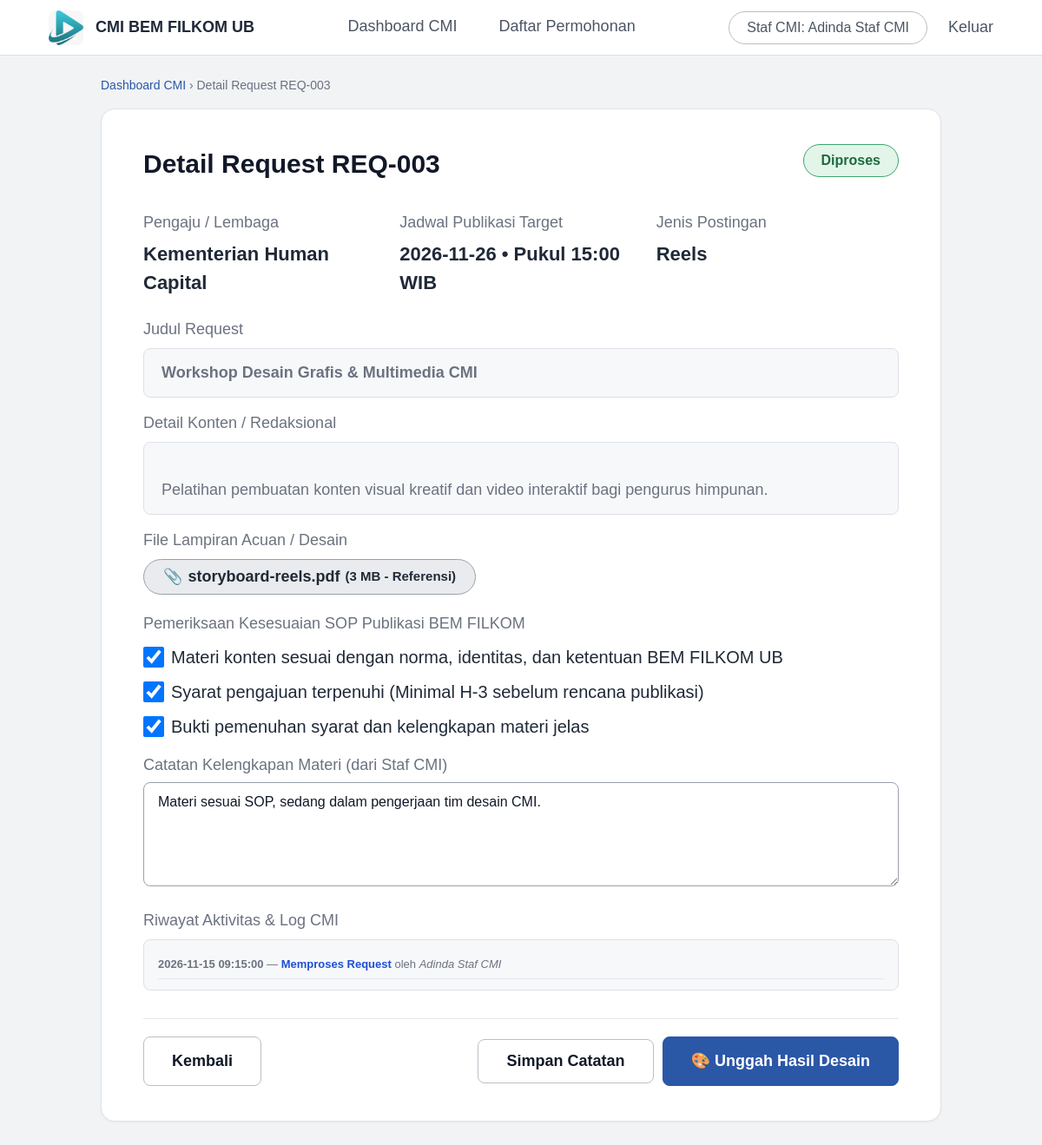
Page /views/admin/detail-review.php?id=REQ-003 on the committed database.
### tables this page shows
CREATE TABLE `PENGAJUAN` (
    `idPengajuan` VARCHAR(30) NOT NULL,
    `idPengaju` VARCHAR(20) NOT NULL,
    `kementerianId` VARCHAR(20) NULL,
    `judulRequest` VARCHAR(200) NOT NULL,
    `tanggalPengajuan` DATE NOT NULL,
    `tanggal_publikasi` DATE NULL,
    `jam_publikasi` VARCHAR(10) NULL DEFAULT '09:00',
    `jenis_konten` VARCHAR(50) DEFAULT 'Feeds',
    `targetTanggal` DATE NULL,
    `targetJam` VARCHAR(10) NULL DEFAULT '09:00',
    `jenisMedia` VARCHAR(50) DEFAULT 'Feeds',
    `detailKonten` TEXT NOT NULL,
    `statusPengajuan` VARCHAR(40) NOT NULL DEFAULT 'Dalam Antrian',
    `status_pengajuan` VARCHAR(40) NOT NULL DEFAULT 'Dalam Antrian',
    `catatanKelengkapan` TEXT NULL,
    `alasanPenolakan` TEXT NULL,
    `sisaWaktuVerifikasi` INT NOT NULL DEFAULT 3600,
    PRIMARY KEY (`idPengajuan`),
    CONSTRAINT `fk_pengajuan_pengaju` FOREIGN KEY (`idPengaju`) REFERENCES `PENGAJU_INTERNAL` (`idPengaju`) ON DELETE CASCADE,
    CONSTRAINT `fk_pengajuan_kementerian` FOREIGN KEY (`kementerianId`) REFERENCES `KEMENTERIAN` (`kementerianId`) ON DELETE SET NULL
);

CREATE TABLE `KEMENTERIAN` (
    `kementerianId` VARCHAR(20) NOT NULL,
    `asalKementerian` VARCHAR(100) NOT NULL,
    PRIMARY KEY (`kementerianId`)
);

CREATE TABLE `BERKAS_LAMPIRAN` (
    `idBerkas` VARCHAR(30) NOT NULL,
    `idPengajuan` VARCHAR(30) NOT NULL,
    `namaBerkas` VARCHAR(150) NOT NULL,
    `formatBerkas` VARCHAR(10) NOT NULL,
    `ukuranBerkas` DOUBLE NOT NULL,
    `kategoriBerkas` VARCHAR(50) NOT NULL DEFAULT 'Referensi',
    `pathPenyimpanan` VARCHAR(255) NOT NULL,
    PRIMARY KEY (`idBerkas`),
    CONSTRAINT `fk_berkas_pengajuan` FOREIGN KEY (`idPengajuan`) REFERENCES `PENGAJUAN` (`idPengajuan`) ON DELETE CASCADE
);

CREATE TABLE `RIWAYAT_LOG` (
    `idLog` VARCHAR(30) NOT NULL,
    `idPengajuan` VARCHAR(30) NOT NULL,
    `idCMI` VARCHAR(20) NOT NULL,
    `aksi` VARCHAR(100) NOT NULL,
    `waktu` DATETIME NOT NULL,
    PRIMARY KEY (`idLog`),
    CONSTRAINT `fk_log_pengajuan` FOREIGN KEY (`idPengajuan`) REFERENCES `PENGAJUAN` (`idPengajuan`) ON DELETE CASCADE,
    CONSTRAINT `fk_log_cmi` FOREIGN KEY (`idCMI`) REFERENCES `CMI` (`idCMI`) ON DELETE CASCADE
);

CREATE TABLE `CMI` (
    `idCMI` VARCHAR(20) NOT NULL,
    `namaAdmin` VARCHAR(100) NOT NULL,
    `accountAdmin` VARCHAR(100) NOT NULL UNIQUE,
    PRIMARY KEY (`idCMI`)
);

### views/admin/detail-review.php (the view, shortened to what this page needs)
<?php
require_once __DIR__ . '/../../config/koneksi.php';
$idPengajuan = $_GET['id'] ?? 'REQ-001';
$pengajuan = null;
$berkasList = [];
$riwayatLogList = [];
if ($koneksi) {
    $idSafe = mysqli_real_escape_string($koneksi, $idPengajuan);
    $q = mysqli_query($koneksi, "
        SELECT p.*, k.asalKementerian, pi.nama AS namaPengaju, pi.email AS emailPengaju, pi.nim
        FROM PENGAJUAN p
        LEFT JOIN KEMENTERIAN k ON p.kementerianId = k.kementerianId
        LEFT JOIN PENGAJU_INTERNAL pi ON p.idPengaju = pi.idPengaju
        WHERE p.idPengajuan = '$idSafe'
    ");
    if ($q && mysqli_num_rows($q) > 0) {
        $pengajuan = mysqli_fetch_assoc($q);
    }
    if ($pengajuan) {
        $qBerkas = mysqli_query($koneksi, "SELECT * FROM BERKAS_LAMPIRAN WHERE idPengajuan = '$idSafe'");
        if ($qBerkas) {
            while ($b = mysqli_fetch_assoc($qBerkas)) {
                $berkasList[] = $b;
            }
        }
        $qLog = mysqli_query($koneksi, "
            SELECT rl.*, c.namaAdmin
            FROM RIWAYAT_LOG rl
            LEFT JOIN CMI c ON rl.idCMI = c.idCMI
            WHERE rl.idPengajuan = '$idSafe'
            ORDER BY rl.waktu DESC
        ");
        if ($qLog) {
            while ($l = mysqli_fetch_assoc($qLog)) {
                $riwayatLogList[] = $l;
            }
        }
    }
}
$status = $pengajuan['statusPengajuan'];
$badgeClass = 's-waiting';
if ($status === 'Ditinjau')
    $badgeClass = 's-ditinjau';
elseif ($status === 'Diproses')
    $badgeClass = 's-diproses';
elseif ($status === 'Fix' || $status === 'Selesai')
    $badgeClass = 's-diproses';
elseif ($status === 'Ditolak')
    $badgeClass = 's-ditolak';
elseif (stripos($status, 'verifikasi') !== false)
    $badgeClass = 'badge verifikasi';
$instansi = $pengajuan['asalKementerian'] ?: ($pengajuan['namaPengaju'] ?: 'Pengaju Internal');
?>
<!DOCTYPE html>
<html lang="id">
<head>
    <link rel="stylesheet" href="../../assets/css/global.css">
    <link rel="stylesheet" href="../../assets/css/components.css">
    <link rel="stylesheet" href="../../assets/css/modal.css">
    <link rel="stylesheet" href="../../assets/css/portal.css">
</head>
<body>
    <nav>
        <div class="brand">
            <img src="../../assets/img/logo cmi.jpeg" alt="Logo CMI" class="logo">
            CMI BEM FILKOM UB
        </div>
        <div class="menu">
            <a href="dashboard-cmi.php">Dashboard CMI</a>
            <a href="daftar-permohonan.php">Daftar Permohonan</a>
        </div>
        <div class="right">
            <span class="pill">Staf CMI: <?= htmlspecialchars($_SESSION['admin']['namaAdmin'] ?? 'Admin CMI') ?></span>
            <a href="../../index.php" style="color: inherit; text-decoration: none;">Keluar</a>
        </div>
    </nav>
    <div class="wrap">
        <div class="crumb">
            <a href="dashboard-cmi.php">Dashboard CMI</a> &rsaquo; Detail Request
            <?= htmlspecialchars($pengajuan['idPengajuan']) ?>
        </div>
        <div class="card">
            <div class="head">
                <h1>Detail Request <?= htmlspecialchars($pengajuan['idPengajuan']) ?></h1>
                <span class="badge <?= $badgeClass ?>" id="badgeStatusReview"><?= htmlspecialchars($status) ?></span>
            </div>
            <div class="info">
                <div>
                    <div class="lbl">Pengaju / Lembaga</div>
                    <div class="val"><?= htmlspecialchars($instansi) ?></div>
                </div>
                <div>
                    <div class="lbl">Jadwal Publikasi Target</div>
                    <div class="val">
                        <?= htmlspecialchars($pengajuan['targetTanggal'] ?? $pengajuan['tanggalPengajuan']) ?>
                        <?= !empty($pengajuan['targetJam']) ? ' • Pukul ' . htmlspecialchars($pengajuan['targetJam']) . ' WIB' : '' ?>
                    </div>
                </div>
                <div>
                    <div class="lbl">Jenis Postingan</div>
                    <div class="val"><?= htmlspecialchars($pengajuan['jenisMedia'] ?? 'Instagram Feeds') ?></div>
                </div>
            </div>
            <div class="lbl">Judul Request</div>
            <div class="box" style="font-weight: 700; margin-bottom: 16px;">
                <?= htmlspecialchars($pengajuan['judulRequest']) ?>
            </div>
            <div class="lbl">Detail Konten / Redaksional</div>
            <div class="box" style="white-space: pre-line; margin-bottom: 16px;">
                <?= htmlspecialchars($pengajuan['detailKonten']) ?>
            </div>
            <div class="lbl">File Lampiran Acuan / Desain</div>
            <div class="chips" style="margin-bottom: 20px;">
                <?php if (!empty($berkasList)): ?>
                    <?php foreach ($berkasList as $berkas): ?>
                        <a href="../../<?= htmlspecialchars($berkas['pathPenyimpanan']) ?>" target="_blank" class="chip"
                            style="text-decoration:none; color:inherit; display:inline-flex; align-items:center; gap:6px;">
                            <span>📎</span>
                            <strong><?= htmlspecialchars($berkas['namaBerkas']) ?></strong>
                            <small>(<?= htmlspecialchars($berkas['ukuranBerkas']) ?> MB -
                                <?= htmlspecialchars($berkas['kategoriBerkas']) ?>)</small>
                        </a>
                    <?php endforeach; ?>
                <?php else: ?>
                    <span class="chip" style="color:#64748b;">Tidak ada berkas lampiran terunggah</span>
                <?php endif; ?>
            </div>
            <div class="lbl">Pemeriksaan Kesesuaian SOP Publikasi BEM FILKOM</div>
            <label class="check" style="display:flex; align-items:center; gap:8px; margin-bottom:6px;">
                <input type="checkbox" class="cek-sop" checked>
                Materi konten sesuai dengan norma, identitas, dan ketentuan BEM FILKOM UB
            </label>
            <label class="check" style="display:flex; align-items:center; gap:8px; margin-bottom:6px;">
                <input type="checkbox" class="cek-sop" checked>
                Syarat pengajuan terpenuhi (Minimal H-3 sebelum rencana publikasi)
            </label>
            <label class="check" style="display:flex; align-items:center; gap:8px; margin-bottom:16px;">
                <input type="checkbox" class="cek-sop" checked>
                Bukti pemenuhan syarat dan kelengkapan materi jelas
            </label>
            <form method="POST" action="detail-review.php?id=<?= urlencode($pengajuan['idPengajuan']) ?>"
                id="formCatatanKelengkapan">
                <div class="lbl">Catatan Kelengkapan Materi (dari Staf CMI)</div>
                <textarea name="catatanKelengkapan" id="textareaCatatanKelengkapan" rows="3"
                    placeholder="Tulis catatan kelengkapan materi yang perlu diperhatikan atau diperbaiki pengaju..."><?= htmlspecialchars($pengajuan['catatanKelengkapan'] ?? '') ?></textarea>
            </form>
            <div class="lbl" style="margin-top:20px;">Riwayat Aktivitas &amp; Log CMI</div>
            <ul class="box" id="auditLogList" style="list-style:none; padding:12px 16px; margin-bottom:24px;">
                <?php if (!empty($riwayatLogList)): ?>
                    <?php foreach ($riwayatLogList as $log): ?>
                        <li style="padding:6px 0; border-bottom:1px solid #e2e8f0; font-size:13px;">
                            <strong><?= htmlspecialchars($log['waktu']) ?></strong> —
                            <span style="color:#1d4ed8; font-weight:600;"><?= htmlspecialchars($log['aksi']) ?></span>
                            oleh <em><?= htmlspecialchars($log['namaAdmin'] ?? 'Admin CMI') ?></em>
                        </li>
                    <?php endforeach; ?>
                <?php else: ?>
                    <li style="color:#64748b;">Belum ada riwayat aktivitas CMI pada permohonan ini.</li>
                <?php endif; ?>
            </ul>
            <div class="actions"
                style="display:flex; justify-content:space-between; align-items:center; flex-wrap:wrap; gap:12px;">
                <a class="btn" href="dashboard-cmi.php">Kembali</a>
                <div class="grp" style="display:flex; gap:10px; align-items:center;">
                    <button class="btn" type="button"
                        onclick="document.getElementById('formCatatanKelengkapan').submit()">Simpan Catatan</button>
                    <?php if ($status === 'Menunggu Peninjauan' || $status === 'Ditinjau'): ?>
                        <button class="btn" type="button" id="btnTolakRequest"
                            style="background:#fee2e2; color:#b91c1c; border-color:#fca5a5;">Tolak Request</button>
                        <button class="btn primary" type="button" id="btnProsesRequest">Terima &amp; Proses Request</button>
                    <?php elseif ($status === 'Diproses' || $status === 'Dalam Revisi Desain' || $status === 'Menunggu Verifikasi'): ?>
                        <a href="unggah-desain.php?id=<?= urlencode($pengajuan['idPengajuan']) ?>" class="btn primary"
                            style="text-decoration:none;">
                            🎨 Unggah Hasil Desain
                        </a>
                    <?php endif; ?>
                </div>
            </div>
        </div>
    </div>
</body>
</html>

### assets/css/global.css (style rules this page uses)
:root { --navy-primary: #163273; --navy-hover: #0f2456; --blue-accent: #2563eb; --blue-soft-bg: #eff6ff; --blue-soft-border: #bfdbfe; --bg-page: #f1f5f9; --bg-surface: #ffffff; --bg-muted: #f8fafc; --text-main: #1e293b; --text-secondary: #475569; --text-muted: #64748b; --border-color: #e2e8f0; --border-input: #cbd5e1; --danger-bg: #fef2f2; --danger-border: #fca5a5; --danger-text: #dc2626; --success-bg: #ecfdf5; --success-border: #6ee7b7; --success-text: #047857; --warning-bg: #fef3c7; --warning-border: #fde68a; --warning-text: #b45309; }
* { box-sizing: border-box; margin: 0; padding: 0; }
body { font-family: 'Inter', -apple-system, BlinkMacSystemFont, 'Segoe UI', Roboto, sans-serif; background-color: var(--bg-page); color: var(--text-main); line-height: 1.5; font-size: 14px; -webkit-font-smoothing: antialiased; }

### assets/css/components.css (style rules this page uses)
.card { background-color: var(--bg-surface); border: 1px solid var(--border-color); border-radius: 12px; padding: 24px; box-shadow: 0 1px 3px rgba(15, 23, 42, 0.04); }
.btn { display: inline-flex; align-items: center; justify-content: center; gap: 8px; padding: 11px 18px; font-family: inherit; font-size: 14px; font-weight: 600; border-radius: 8px; border: 1px solid transparent; cursor: pointer; text-decoration: none; transition: all 0.2s ease; }
.badge { display: inline-flex; align-items: center; padding: 5px 12px; font-size: 12px; font-weight: 600; border-radius: 6px; }

### rows in the picture
pengajuan: idPengajuan "REQ-003", statusPengajuan "Diproses", kementerianId.asalKementerian "Kementerian Human Capital", targetTanggal "2026-11-26", targetJam "15:00", jenisMedia "Reels", judulRequest "Workshop Desain Grafis & Multimedia CMI", detailKonten "Pelatihan pembuatan konten visual kreatif dan video interaktif bagi pengurus himpunan.", catatanKelengkapan "Materi sesuai SOP, sedang dalam pengerjaan tim desain CMI."
berkas_lampiran: namaBerkas "storyboard-reels.pdf", ukuranBerkas "3", kategoriBerkas "Referensi"
riwayat_log: waktu "2026-11-15 09:15:00", aksi "Memproses Request", idCMI.namaAdmin "Adinda Staf CMI"

### other values in the picture
$_SESSION['admin']['namaAdmin'] "Adinda Staf CMI"
